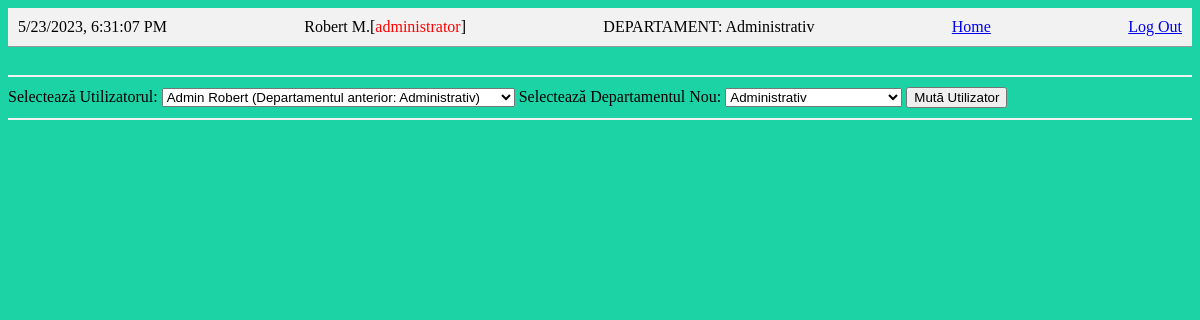
The app's page /Admin/mutaUtilizatori.php (signed in) with its own data.
### tables this page shows
CREATE TABLE `users` (
  `id` int(11) NOT NULL,
  `name` varchar(255) NOT NULL,
  `email` varchar(255) NOT NULL,
  `password` varchar(255) NOT NULL,
  `role` varchar(255) DEFAULT 'user',
  `department_id` int(11) NOT NULL,
  `phone_number` varchar(15) DEFAULT NULL,
  `is_active` tinyint(1) NOT NULL DEFAULT '0'
);

### Admin/functions.php (called while the page is built, shortened)
<?php
function getUserRole($conn, $email) {
  $stmt = $conn->prepare("SELECT role FROM users WHERE email = ?");
  $stmt->bind_param("s", $email);
  $stmt->execute();
  $result = $stmt->get_result();
  if ($result->num_rows == 1) {
    $user = $result->fetch_assoc();
    return $user['role'];
  } else {
    throw new Exception('Eroare la interogarea rolului utilizatorului');
  }
}
function getUserDepartment($conn, $email) {
  $stmt = $conn->prepare("SELECT department_id, name FROM users WHERE email = ?");
  $stmt->bind_param("s", $email);
  $stmt->execute();
  $result = $stmt->get_result();
  if ($result->num_rows == 1) {
    return $result->fetch_assoc();
  } else {
    throw new Exception('Eroare la interogarea informațiilor utilizatorului');
  }
}
function getDepartmentNames($conn) {
  $result = $conn->query("SELECT id, name FROM departments");
  $department_name = array();
  while ($row = $result->fetch_assoc()) {
    $department_name[$row['id']] = $row['name'];
  }
  return $department_name;
}
?>

### Admin/mutaUtilizatori.php (the view, shortened to what this page needs)
<?php
include_once '../inc/db.inc.php';
include_once 'functions.php';
$email = $_SESSION['email'];
$role = getUserRole($conn, $email);
$userInfo = getUserDepartment($conn, $email);
$department_id = $userInfo['department_id'];
$nume = $userInfo['name'];
$department_name = getDepartmentNames($conn);
$department = isset($department_name[$department_id]) ? $department_name[$department_id] : '';
function getUserNamesAndDepartments($conn) {
  $result = $conn->query("SELECT users.id, users.name, departments.name AS department FROM users JOIN departments ON users.department_id = departments.id");
  $user_name_department = array();
  while ($row = $result->fetch_assoc()) {
    $user_name_department[$row['id']] = $row['name'] . " (Departamentul anterior: " . $row['department'] . ")";
  }
  return $user_name_department;
}
$department_name = getDepartmentNames($conn);
$user_name_department = getUserNamesAndDepartments($conn);
?>
<!DOCTYPE html>
<html>
<head>
  <link rel="stylesheet" type="text/css" href="../style/styleHomeAdmin.css">
</head>
<body>
    <div class="header">
        <div id="clock"></div>
        <div>
    <?php
        if ($role === 'user') {
            echo $nume . '[<span style="color: green;">' . $role . '</span>]';
        } else {
            echo $nume . '[<span style="color: red;">' . $role . '</span>]';
        }
    ?>
    </div>
        <div><?php echo "DEPARTAMENT: ".$department ;?></div>
        <div><a href="../HomeAdmin.php" target="_self">Home</a></div>
        <div><a href="../inc/logout.php" target="_self">Log Out</a></div>
    </div>
    <br>
  <div class="line"></div>
    <form method="post">
  <label for="user_select">Selectează Utilizatorul:</label>
  <select name="user_select" id="user_select">
    <?php
      foreach ($user_name_department as $id => $name_department) {
        echo "<option value='$id'>$name_department</option>";
      }
    ?>
  </select>
  <label for="department_select">Selectează Departamentul Nou:</label>
  <select name="department_select" id="department_select">
    <?php
      foreach ($department_name as $id => $name) {
        echo "<option value='$id'>$name</option>";
      }
    ?>
  </select>
  <input type="submit" value="Mută Utilizator">
</form>
  <div class="line"></div>
</body>
</html>

### style/styleHomeAdmin.css (style rules this page uses)
body { background-color: #1bd3a5; }
.header { display: flex; justify-content: space-between; align-items: center; padding: 10px; background-color: #f2f2f2; border-bottom: 1px solid #999; }
.line { height: 2px; background-color: #f2f2f2; margin-top: 10px; margin-bottom: 10px; }

### records on screen
users: name "Robert M.", role "administrator", department "Administrativ"

### other values on screen
form field user_select "Admin Robert (Departamentul anterior: Administrativ)"
form field department_select "Administrativ"
